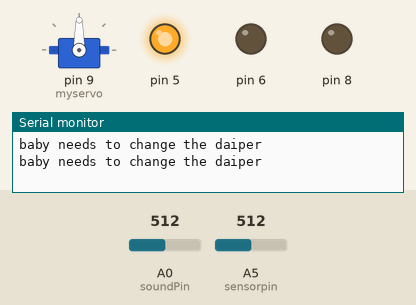
Recording of a sketch running on a simulated Arduino Uno, built with avr-gcc and run on an emulated ATmega328P. On the bench: servo, output pins drawn as LEDs (lit = HIGH), the last lines printed to the serial monitor. The inputs (shaded band) are chosen by the test bench; at power-on: A0 (soundPin) = 512, A5 (sensorpin) = 512.

Above: at 1.8 s.
1.9 s: A0 (soundPin) set to 107
4.2 s: A0 (soundPin) set to 91
At 6.15 s:
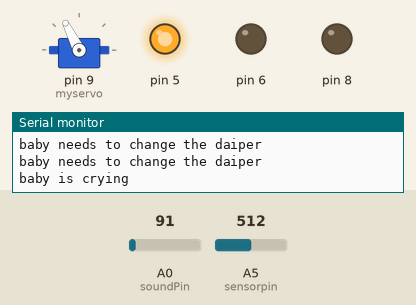
At 6.75 s:
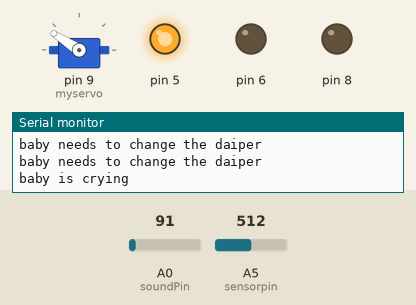
Timing chart, 0 to 14.3 s (numbered marks = the images above; inputs shaded):
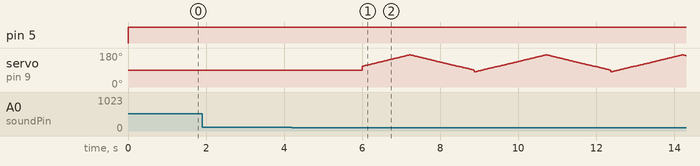

The sketch:

cradleArduino.ino
```cpp
#include<Servo.h>
Servo myservo;
int pos = 0;

char data = 0; //Variable for storing received data
const int soundPin = A0;
int sensorpin=A5;
int sensorvalue;
int soundVal = 0;
void setup()
{
  myservo.attach(9);

    Serial.begin(9600); //Sets the data rate in bits per second (baud) for serial data transmission
    pinMode(6, OUTPUT);
pinMode(8, OUTPUT);
pinMode(5,OUTPUT);
    pinMode (soundPin, INPUT);
    pinMode (sensorpin,INPUT);
    //Sets digital pin 13 as output pin
}
void loop()
{
  soundVal = analogRead(soundPin);
  sensorvalue =analogRead(sensorpin);
  // Serial.println("baby soothing value");
  // Serial.println(sensorvalue);
  if(sensorvalue<700)
  {
    Serial.println("baby needs to change the daiper");
    digitalWrite(5,HIGH);
    delay(1000);
  }

  else
  {
    digitalWrite(5,LOW);
  }

  if (soundVal < 100)
  {
  myservo.write(0);
  // Serial.println(soundVal);
  for(int i=0 ; i<=4 ; i+=1) {
    Serial.println("baby is crying");

  for(pos = 110; pos<=170 ; pos += 1)
{

  myservo.write(pos);
  delay(20);
}
for(pos = 170; pos>=110 ; pos -= 1)
{
  myservo.write(pos);
  delay(20);
}

for(pos = 110; pos>=90 ; pos -= 1)
{
  myservo.write(pos);
  delay(20);
}
 for(pos = 80; pos<=110 ; pos += 1)
{
  myservo.write(pos);
  delay(20);
}
//myservo.write(550);
//delay(500);
//myservo.write(30);


//myservo.writeMicroseconds(1000);
//delay(500);
//for(pos = -180; pos>=0 ; pos -= 1)
//{
// myservo.write(pos);
// delay(15);
//}
// myservo.write(30);
// delay(1000);
// myservo.write(120);
// delay(1000);
// //yservo.write(120);
// //delay(1000);
// myservo.write(30);

  }
  Serial.println("baby stoped crying");
  // Serial.println(soundVal);
  delay(2000);}

    if(Serial.available() > 0) // Send data only when you receive data:
    {
        data = Serial.read();
        //Read the incoming data and store it into variable data
        // Serial.println(data); //Print Value inside data in Serial monitor
        // Serial.print("\n"); //New line
        if(data == '1')
       { //Checks whether value of data is equal to 1
       Serial.println("Activated automatic roation ");
     for(int i=0 ; i<=10 ; i+=1)
  {
// for(pos =175; pos<=225; pos += 1)
//{
// myservo.write(pos);
// delay(15);
//}
//for(pos = 225; pos>=175 ; pos -= 1)
//{
// myservo.write(pos);
// delay(15);
//}
 for(pos = 110; pos<=170 ; pos += 1)
{
  myservo.write(pos);
  delay(20);
}
for(pos = 170; pos>=110 ; pos -= 1)
{
  myservo.write(pos);
  delay(20);
}

for(pos = 110; pos>=90 ; pos -= 1)
{
  myservo.write(pos);
  delay(20);
}
 for(pos = 90; pos<=110 ; pos += 1)
{
  myservo.write(pos);
  delay(20);
}
  } } } }
```

Measured:
- the behaviour switches between 100 and 99 on A0 (soundPin) (found by bisection; images 0 and 1)
